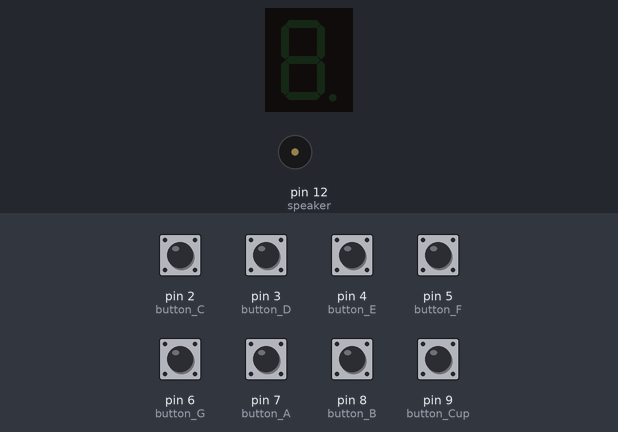
This sketch was run on a simulated Arduino Uno, built with avr-gcc and run on an emulated ATmega328P. On the bench: 1-digit seven-segment display, buzzer (waves = sounding). Wiring (inferred from the names in the program): 1-digit 7-segment display, segments lit when HIGH: segments A0, A1, A2, A3, A4, A5, pin 10. The inputs (shaded band) are chosen by the test bench; at power-on: pin 2 (button_C), pin 3 (button_D), pin 4 (button_E), pin 5 (button_F), pin 6 (button_G), pin 7 (button_A), pin 8 (button_B), pin 9 (button_Cup) LOW. The segment pins are drawn as the display they are named for.

Above: at 1.2 s.
1.3 s: pin 2 (button_C) pulled HIGH for 0.15 s
At 1.39 s:
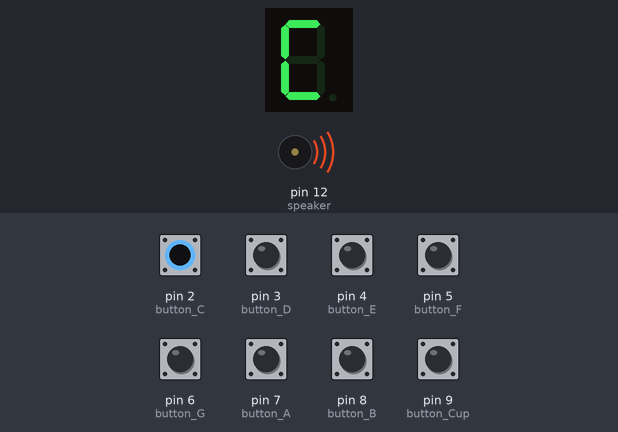
3.0 s: pin 3 (button_D) pulled HIGH for 0.15 s
At 3.09 s:
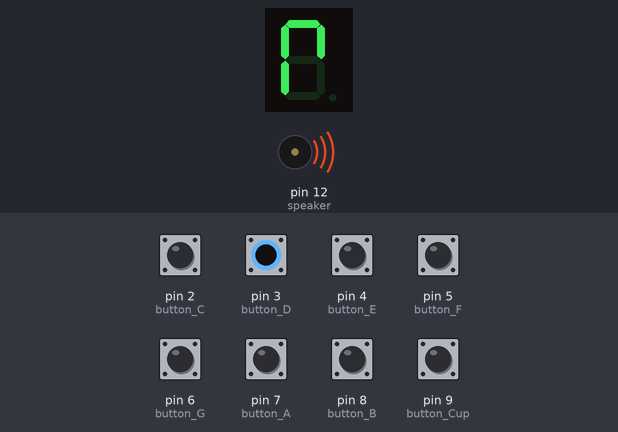
4.6 s: pin 4 (button_E) pulled HIGH for 0.15 s
At 4.69 s:
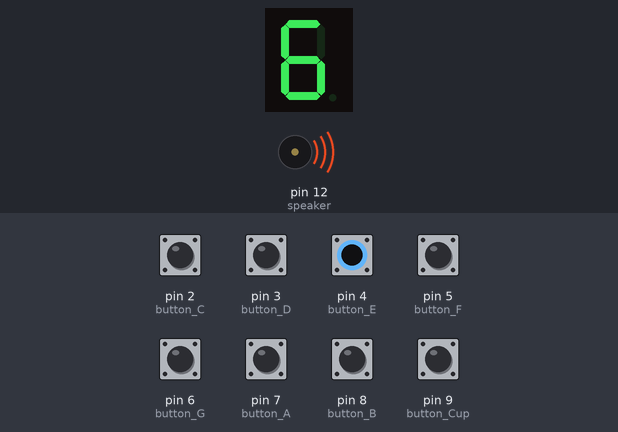
6.2 s: pin 5 (button_F) pulled HIGH for 0.15 s
At 6.29 s:
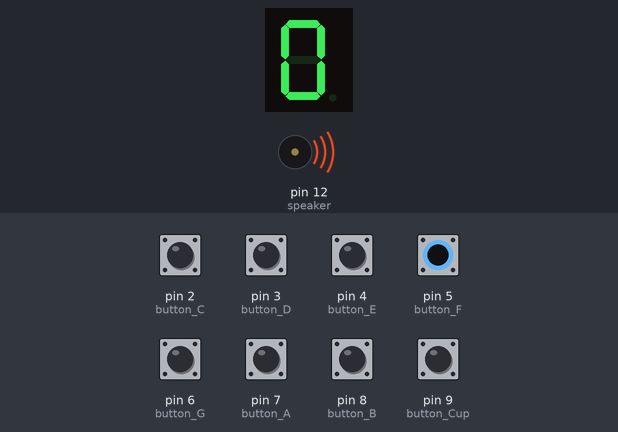
7.8 s: pin 6 (button_G) pulled HIGH for 0.15 s
At 7.89 s:
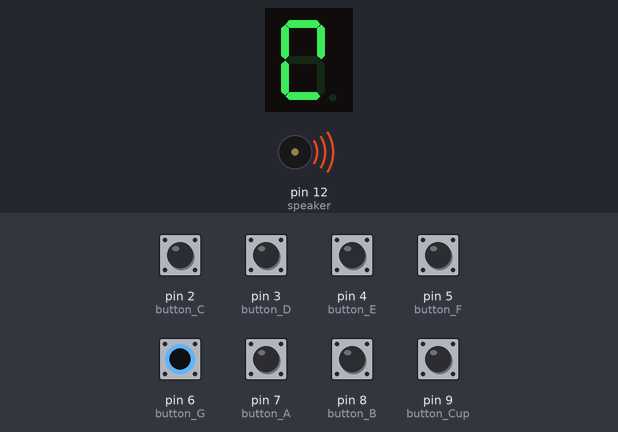
9.4 s: pin 7 (button_A) pulled HIGH for 0.15 s
At 9.49 s:
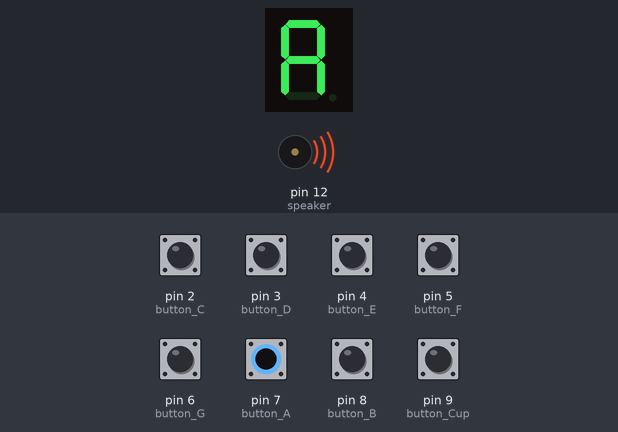
Timing chart, 0 to 12.0 s (numbered marks = the images above; inputs shaded):
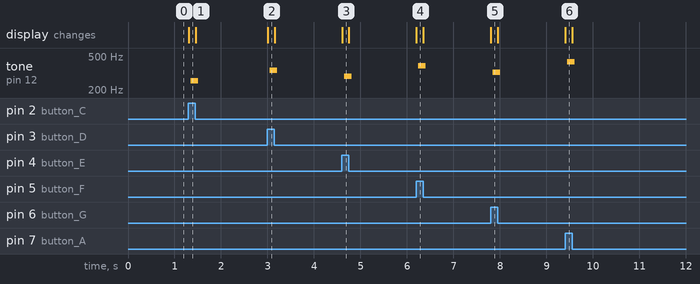

Measured:
- after the input at 1.3 s, tone on pin 12 (speaker): silent → 257 Hz after 0.05 s, → silent 0.16 s later; the display: changes at once (image 1)
- after the input at 3.0 s, tone on pin 12 (speaker): silent → 342 Hz after 0.05 s, → silent 0.16 s later; the display: changes at once (image 2)
- after the input at 4.6 s, tone on pin 12 (speaker): silent → 289 Hz after 0.05 s, → silent 0.16 s later; the display: changes at once (image 3)
- after the input at 6.2 s, tone on pin 12 (speaker): silent → 382 Hz after 0.05 s, → silent 0.16 s later; the display: changes at once (image 4)
- after the input at 7.8 s, tone on pin 12 (speaker): silent → 323 Hz after 0.05 s, → silent 0.16 s later; the display: changes at once (image 5)
- after the input at 9.4 s, tone on pin 12 (speaker): silent → 427 Hz at once, → silent 0.16 s later; the display: changes at once (image 6)

The sketch:

Keyboard.ino
```cpp
/* a whole lot of hacked together code by: ewpratten */
int button_C = 2;
int button_D = 3;
int button_E = 4;
int button_F = 5;
int button_G = 6;
int button_A = 7;
int button_B = 8;
int button_Cup = 9;

int speaker = 12;

int buttonstate_C = 0;
int buttonstate_D = 0;
int buttonstate_E = 0;
int buttonstate_F = 0;
int buttonstate_G = 0;
int buttonstate_A = 0;
int buttonstate_B = 0;
int buttonstate_Cup = 0;

int a = A0;  //For displaying segment "a"
int b = A1;  //For displaying segment "b"
int c = A2;  //For displaying segment "c"
int d = A3;  //For displaying segment "d"
int e = A4;  //For displaying segment "e"
int f = A5;  //For displaying segment "f"
int g = 10;  //For displaying segment "g"

//NOTES         'c'  , 'd',  'e',  'f',  'g', 'a',  'b',  'C'
int tones[] = { 1915, 1700, 1519, 1432, 1275, 1136, 1014, 956 }; //freq
int Cur_tone = 0;

void setup()
{
  pinMode(button_C, INPUT);
  pinMode(button_D, INPUT);
  pinMode(button_E, INPUT);
  pinMode(button_F, INPUT);
  pinMode(button_G, INPUT);
  pinMode(button_A, INPUT);
  pinMode(button_B, INPUT);
  pinMode(button_Cup, INPUT);

  pinMode(speaker, OUTPUT);

  pinMode(a, OUTPUT);  //A
  pinMode(b, OUTPUT);  //B
  pinMode(c, OUTPUT);  //C
  pinMode(d, OUTPUT);  //D
  pinMode(e, OUTPUT);  //E
  pinMode(f, OUTPUT);  //F
  pinMode(g, OUTPUT);  //G
}

void loop()
{
	buttonstate_C = digitalRead(button_C);
	buttonstate_D = digitalRead(button_D);
	buttonstate_E = digitalRead(button_E);
	buttonstate_F = digitalRead(button_F);
	buttonstate_G = digitalRead(button_G);
	buttonstate_A = digitalRead(button_A);
	buttonstate_B = digitalRead(button_B);
	buttonstate_Cup = digitalRead(button_Cup);

	if((buttonstate_C == HIGH) || (buttonstate_E == HIGH) ||
		(buttonstate_G == HIGH) || (buttonstate_D == HIGH) ||
		(buttonstate_F == HIGH) || (buttonstate_A == HIGH) ||
		(buttonstate_B == HIGH) || (buttonstate_Cup == HIGH) )
	{
		if (buttonstate_C == HIGH)
		{
			Cur_tone = tones[0];
			digitalWrite(a,HIGH);
			digitalWrite(f,HIGH);
			digitalWrite(e,HIGH);
			digitalWrite(d,HIGH);
		}
		if (buttonstate_E == HIGH)
		{
			Cur_tone = tones[1];


			digitalWrite(a,HIGH);
			digitalWrite(d,HIGH);
			digitalWrite(e,HIGH);
			digitalWrite(f,HIGH);
			digitalWrite(g,HIGH);
			digitalWrite(c,HIGH);

		}
		if (buttonstate_G == HIGH)
		{
			Cur_tone = tones[2];
digitalWrite(a,HIGH);
			digitalWrite(f,HIGH);
			digitalWrite(e,HIGH);
			digitalWrite(d,HIGH);
			digitalWrite(b,HIGH);


		}
		if (buttonstate_D == HIGH)
		{
			Cur_tone = tones[3];
			digitalWrite(a,HIGH);
			digitalWrite(e,HIGH);
			digitalWrite(f,HIGH);
			digitalWrite(b,HIGH);


		}
		if (buttonstate_F == HIGH)
		{
			Cur_tone = tones[4];


			digitalWrite(a,HIGH);
			digitalWrite(c,HIGH);
			digitalWrite(d,HIGH);
			digitalWrite(e,HIGH);
			digitalWrite(f,HIGH);
			digitalWrite(b,HIGH);


		}
		if (buttonstate_A == HIGH)
		{
			Cur_tone = tones[5];
			digitalWrite(a,HIGH);
			digitalWrite(g,HIGH);
			digitalWrite(e,HIGH);
			digitalWrite(f,HIGH);
			digitalWrite(b,HIGH);
			digitalWrite(c,HIGH);
		}
		if (buttonstate_B == HIGH)
		{
			Cur_tone = tones[6];
			digitalWrite(a,HIGH);
			digitalWrite(b,HIGH);
			digitalWrite(c,HIGH);
			digitalWrite(d,HIGH);
			digitalWrite(e,HIGH);
			digitalWrite(f,HIGH);
			digitalWrite(g,HIGH);
		}
		if (buttonstate_Cup == HIGH)
		{
			Cur_tone = tones[7];
			digitalWrite(a,HIGH);
			digitalWrite(f,HIGH);
			digitalWrite(e,HIGH);
			digitalWrite(d,HIGH);
		}

		digitalWrite(speaker, HIGH);
		delayMicroseconds(Cur_tone);
		digitalWrite(speaker, LOW);
		delayMicroseconds(Cur_tone);
	}
	else //in case no button is pressed , close the piezo
	{
		digitalWrite(speaker, LOW);
		digitalWrite(a,LOW);
			digitalWrite(b,LOW);
			digitalWrite(c,LOW);
			digitalWrite(d,LOW);
			digitalWrite(e,LOW);
			digitalWrite(f,LOW);
			digitalWrite(g,LOW);
	}

}
```
